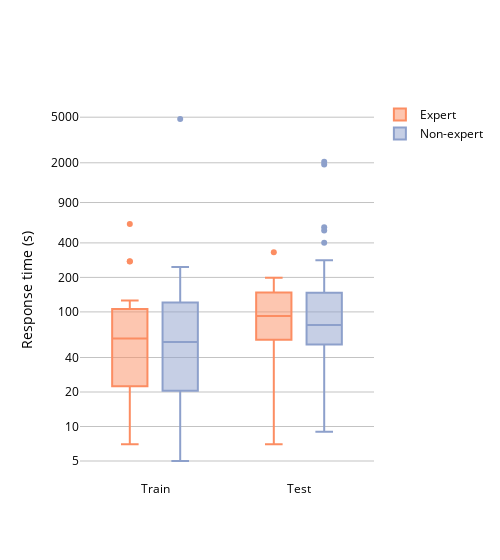

Source (notebook cell):
### Code cell
fig = go.Figure()
fig.add_trace(go.Box(
    y=df_experienced["Time"],
    x=df_experienced["Question"],
    name='Expert',
    marker_color='#FC8D62',
    # boxmean=True
))
fig.add_trace(go.Box(
    y=df_novive["Time"],
    x=df_novive["Question"],
    name='Non-expert',
    marker_color='#8DA0CB',
    # boxmean=True
))

fig.update_xaxes(showgrid=False,zeroline=True,)
fig.update_yaxes(type="log", 
                 zeroline=True, zerolinewidth=1, zerolinecolor='#C3C3C3',
                 showgrid=True, gridcolor='#C3C3C3', 
                 )
fig.update_layout(
    template='plotly_dark', 
    plot_bgcolor='rgba(0, 0, 0, 0)', 
    paper_bgcolor='rgba(0, 0, 0, 0)',
    width=500,  # Adjust width in pixels
    yaxis = dict(
        title='Response time (s)',
        tickvals = [0, 5, 10, 20, 40, 100, 200, 400, 900, 2000, 5000],
    ),
    font=dict(
        # family="Courier New, monospace",
        size=12,
        color="black"
        ),
    boxmode='group',
)
fig.show(config= {'displaylogo': False})

### Figure 1 — Plotly figure (JSON) as saved in the notebook; plotly's stock layout.template omitted (floating-point values rounded to 4 significant figures)
{"data": [{"marker": {"color": "#FC8D62"}, "name": "Expert", "type": "box", "x": ["Train", "Train", "Train", "Train", "Train", "Train", "Train", "Train", "Train", "Train", "Train", "Train", "Train", "Train", "Train", "Train", "Train", "Train", "Train", "Train", "Test", "Test", "Test", "Test", "Test", "Test", "Test", "Test", "Test", "Test", "Test", "Test", "Test", "Test", "Test", "Test", "Test", "Test", "Test", "Test"], "y": [15, 24, 15, 36, 21, 116, 63, 63, 275, 276, 34, 68, 54, 7, 9, 96, 126, 93, 585, 44, 31, 332, 171, 7, 12, 93, 68, 125, 70, 19, 72, 46, 104, 84, 105, 170, 170, 114, 91, 199]}, {"marker": {"color": "#8DA0CB"}, "name": "Non-expert", "type": "box", "x": ["Train", "Train", "Train", "Train", "Train", "Train", "Train", "Train", "Train", "Train", "Train", "Train", "Train", "Train", "Train", "Train", "Train", "Train", "Train", "Train", "Train", "Train", "Train", "Train", "Train", "Train", "Train", "Train", "Train", "Train", "Train", "Train", "Train", "Train", "Train", "Train", "Train", "Train", "Train", "Train", "Train", "Train", "Train", "Train", "Train", "Train", "Train", "Train", "Train", "Train", "Train", "Train", "Train", "Train", "Train", "Train", "Train", "Train", "Train", "Train", "Train", "Train", "Train", "Train", "Test", "Test", "Test", "Test", "Test", "Test", "Test", "Test", "Test", "Test", "Test", "Test", "Test", "Test", "Test", "Test", "Test", "Test", "Test", "Test", "Test", "Test", "Test", "Test", "Test", "Test", "Test", "Test", "Test", "Test", "Test", "Test", "Test", "Test", "Test", "Test", "Test", "Test", "Test", "Test", "Test", "Test", "Test", "Test", "Test", "Test", "Test", "Test", "Test", "Test", "Test", "Test", "Test", "Test", "Test", "Test", "Test", "Test", "Test", "Test", "Test", "Test", "Test", "Test"], "y": [14, 35, 8, 66, 12, 25, 16, 12, 19, 17, 15, 53, 12, 56, 29, 14, 121, 81, 157, 48, 44, 56, 142, 52, 140, 114, 46, 149, 247, 218, 224, 114, 11, 19, 35, 18, 34, 22, 34, 85, 14, 18, 237, 5, 47, 123, 46, 27, 128, 50, 118, 134, 78, 59, 90, 121, 60, 4821, 92, 129, 57, 142, 110, 127, 52, 34, 132, 128, 244, 512, 55, 147, 34, 56, 116, 9, 117, 154, 2045, 77, 52, 51, 131, 117, 104, 62, 23, 30, 38, 50, 61, 9, 44, 61, 28, 17, 77, 241, 70, 149, 88, 41, 62, 48, 81, 47, 78, 97, 76, 94, 147, 69, 402, 57, 62, 1930, 155, 69, 77, 225, 52, 129, 186, 282, 172, 547, 158, 76]}], "layout": {"boxmode": "group", "font": {"color": "black", "size": 12}, "paper_bgcolor": "rgba(0, 0, 0, 0)", "plot_bgcolor": "rgba(0, 0, 0, 0)", "width": 500, "xaxis": {"showgrid": false, "zeroline": true}, "yaxis": {"gridcolor": "#C3C3C3", "showgrid": true, "tickvals": [0, 5, 10, 20, 40, 100, 200, 400, 900, 2000, 5000], "title": {"text": "Response time (s)"}, "type": "log", "zeroline": true, "zerolinecolor": "#C3C3C3", "zerolinewidth": 1}}}
